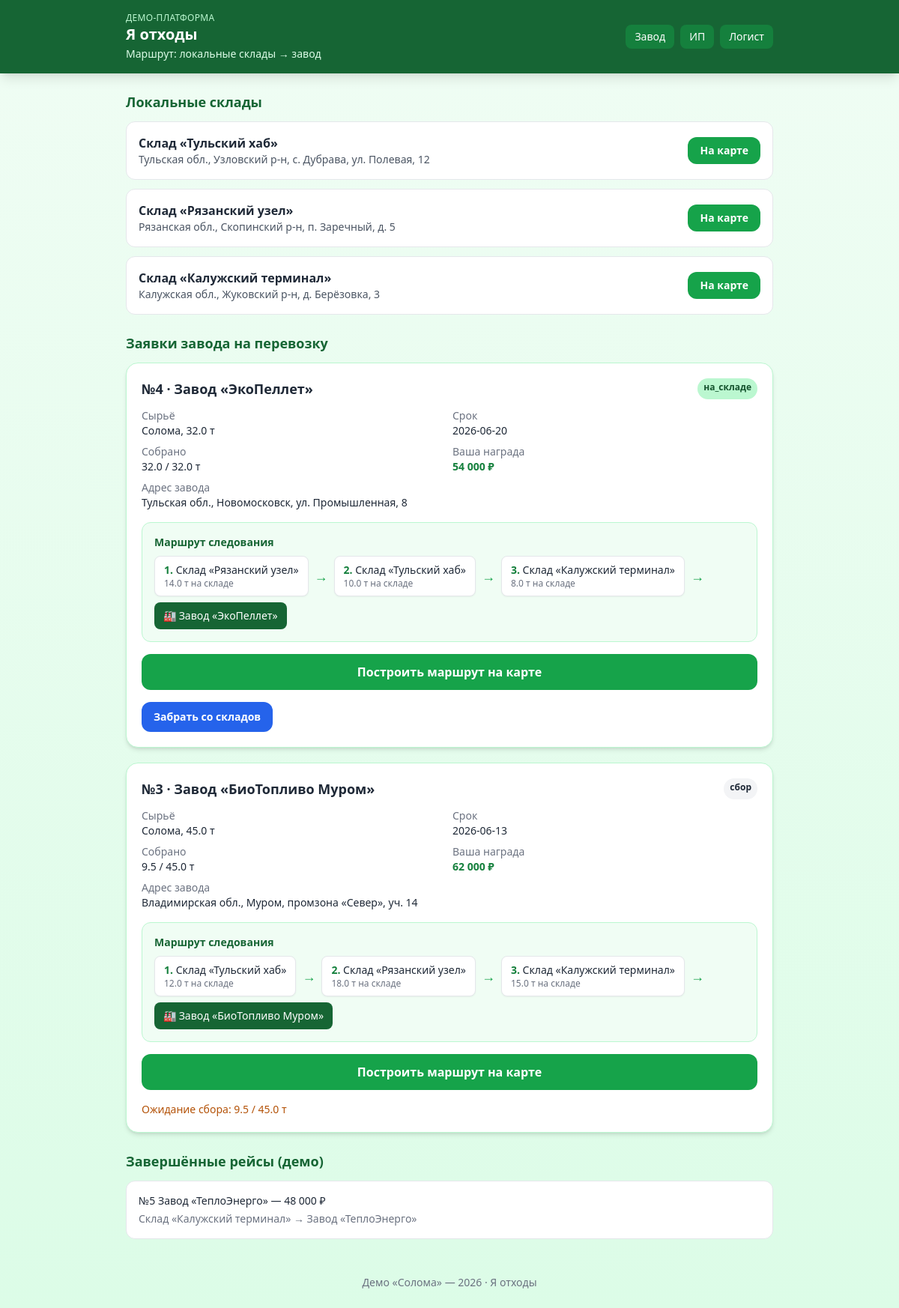
/logistics, run on the app's committed database.
### tables this page shows
CREATE TABLE warehouses (
            id INTEGER PRIMARY KEY AUTOINCREMENT,
            name TEXT NOT NULL,
            address TEXT NOT NULL,
            latitude REAL NOT NULL,
            longitude REAL NOT NULL
        );

CREATE TABLE factory_orders (
            id INTEGER PRIMARY KEY AUTOINCREMENT,
            factory_name TEXT NOT NULL,
            material TEXT NOT NULL DEFAULT 'Солома',
            quantity_tons REAL NOT NULL,
            delivery_date TEXT NOT NULL,
            prepay_amount REAL NOT NULL,
            reward_supplier_per_ton REAL NOT NULL,
            reward_logistics REAL NOT NULL,
            factory_address TEXT,
            factory_lat REAL NOT NULL,
            factory_lng REAL NOT NULL,
            warehouse_id INTEGER NOT NULL,
            status TEXT NOT NULL DEFAULT 'сбор',
            created_at TEXT NOT NULL DEFAULT (datetime('now', 'localtime')),
            FOREIGN KEY (warehouse_id) REFERENCES warehouses(id)
        );

CREATE TABLE order_route_stops (
            id INTEGER PRIMARY KEY AUTOINCREMENT,
            order_id INTEGER NOT NULL,
            warehouse_id INTEGER NOT NULL,
            stop_order INTEGER NOT NULL,
            tons_at_stop REAL NOT NULL DEFAULT 0,
            FOREIGN KEY (order_id) REFERENCES factory_orders(id),
            FOREIGN KEY (warehouse_id) REFERENCES warehouses(id)
        );

### app.py (the view, shortened to what this page needs)
@app.route("/logistics", methods=["GET", "POST"])
def logistics():
    db = get_db()
    orders = db.execute(
        """
        SELECT o.*, w.name AS warehouse_name, w.address AS warehouse_address,
               w.latitude AS wh_lat, w.longitude AS wh_lng
        FROM factory_orders o
        JOIN warehouses w ON w.id = o.warehouse_id
        WHERE o.status IN ('на_складе', 'в_дороге', 'сбор')
        ORDER BY
            CASE o.status
                WHEN 'на_складе' THEN 0
                WHEN 'в_дороге' THEN 1
                ELSE 2
            END,
            o.delivery_date ASC
        """
    ).fetchall()
    orders_data = []
    for o in orders:
        collected = order_collected_tons(db, o["id"])
        stops = _route_stops(db, o["id"])
        orders_data.append(
            {
                **dict(o),
                "collected_tons": collected,
                "route_stops": stops,
                "route_url": _yandex_route_url(
                    stops, o["factory_lat"], o["factory_lng"]
                ),
            }
        )
    completed = db.execute(
        """
        SELECT o.*, w.name AS warehouse_name
        FROM factory_orders o
        JOIN warehouses w ON w.id = o.warehouse_id
        WHERE o.status = 'завершён'
        ORDER BY o.id DESC LIMIT 5
        """
    ).fetchall()
    completed_data = []
    for o in completed:
        stops = _route_stops(db, o["id"])
        completed_data.append(
            {
                **dict(o),
                "route_stops": stops,
                "route_url": _yandex_route_url(
                    stops, o["factory_lat"], o["factory_lng"]
                ),
            }
        )
    return render_template(
        "logistics.html",
        ok=request.args.get("ok"),
        warehouses=db.execute("SELECT * FROM warehouses").fetchall(),
        orders=orders_data,
        completed=completed_data,
    )

### app.py (called while the page is built)
def get_db():
    if "db" not in g:
        g.db = sqlite3.connect(DATABASE)
        g.db.row_factory = sqlite3.Row
        g.db.execute("PRAGMA foreign_keys = ON")
    return g.db

def order_collected_tons(db, order_id):
    row = db.execute(
        """
        SELECT COALESCE(SUM(quantity_tons), 0) AS total
        FROM supplier_deliveries
        WHERE order_id = ? AND status IN ('сдано', 'принято')
        """,
        (order_id,),
    ).fetchone()
    return float(row["total"])

@app.context_processor
def inject_globals():
    return {"now_year": datetime.now().year}

def _route_stops(db, order_id):
    return db.execute(
        """
        SELECT s.*, w.name AS warehouse_name, w.address AS warehouse_address,
               w.latitude, w.longitude
        FROM order_route_stops s
        JOIN warehouses w ON w.id = s.warehouse_id
        WHERE s.order_id = ?
        ORDER BY s.stop_order ASC
        """,
        (order_id,),
    ).fetchall()

def _yandex_route_url(stops, factory_lat, factory_lng):
    points = [f"{s['latitude']},{s['longitude']}" for s in stops]
    points.append(f"{factory_lat},{factory_lng}")
    return "https://yandex.ru/maps/?rtext=" + "~".join(points) + "&rtt=auto"

### templates/logistics.html (shortened to what this page needs)
{% extends "base.html" %}
{% block subtitle %}Маршрут: локальные склады → завод{% endblock %}
{% block content %}
<section class="mb-6">
  <h2 class="text-lg font-bold text-eco-800 mb-3">Локальные склады</h2>
  <div class="grid gap-3">
    {% for w in warehouses %}
    <div class="bg-white rounded-xl border p-4 flex flex-col sm:flex-row sm:items-center sm:justify-between gap-3">
      <div>
        <p class="font-bold">{{ w.name }}</p>
        <p class="text-sm text-gray-600">{{ w.address }}</p>
      </div>
      <a href="https://yandex.ru/maps/?pt={{ w.longitude }},{{ w.latitude }}&z=14&l=map"
         target="_blank"
         class="text-center bg-eco-600 text-white font-bold py-2 px-4 rounded-xl shrink-0 text-sm">
        На карте
      </a>
    </div>
    {% endfor %}
  </div>
</section>
<section class="mb-6">
  <h2 class="text-lg font-bold text-eco-800 mb-3">Заявки завода на перевозку</h2>
  {% if orders %}
  <div class="space-y-5">
    {% for o in orders %}
    <article class="bg-white rounded-2xl shadow-md border border-eco-200 p-5">
      <div class="flex flex-wrap justify-between gap-2">
        <h3 class="font-bold text-lg">№{{ o.id }} · {{ o.factory_name }}</h3>
        <span class="text-xs px-2 py-1 rounded-full font-semibold
          {% if o.status == 'на_складе' %}bg-eco-200 text-eco-900
          {% elif o.status == 'в_дороге' %}bg-blue-100 text-blue-900
          {% else %}bg-gray-100{% endif %}">{{ o.status }}</span>
      </div>
      <dl class="grid sm:grid-cols-2 gap-2 text-sm mt-3">
        <div><dt class="text-gray-500">Сырьё</dt><dd class="font-medium">{{ o.material }}, {{ o.quantity_tons }} т</dd></div>
        <div><dt class="text-gray-500">Срок</dt><dd class="font-medium">{{ o.delivery_date }}</dd></div>
        <div><dt class="text-gray-500">Собрано</dt><dd class="font-medium">{{ o.collected_tons }} / {{ o.quantity_tons }} т</dd></div>
        <div><dt class="text-gray-500">Ваша награда</dt><dd class="font-bold text-eco-700">{{ "{:,.0f}".format(o.reward_logistics).replace(",", " ") }} ₽</dd></div>
        <div class="sm:col-span-2"><dt class="text-gray-500">Адрес завода</dt>
          <dd>{{ o.factory_address or o.factory_name }}</dd>
        </div>
      </dl>
      {% if o.route_stops %}
      <div class="mt-4 p-4 bg-eco-50 border border-eco-200 rounded-xl">
        <p class="text-sm font-bold text-eco-800 mb-2">Маршрут следования</p>
        <div class="flex flex-wrap items-center gap-2 text-sm">
          {% for stop in o.route_stops %}
          <div class="bg-white border rounded-lg px-3 py-2 shadow-sm">
            <span class="text-eco-700 font-bold">{{ stop.stop_order }}.</span>
            {{ stop.warehouse_name }}
            <span class="block text-xs text-gray-500">{{ stop.tons_at_stop }} т на складе</span>
          </div>
          {% if not loop.last %}<span class="text-eco-600 font-bold text-lg">→</span>{% endif %}
          {% endfor %}
          <span class="text-eco-600 font-bold text-lg">→</span>
          <div class="bg-eco-800 text-white rounded-lg px-3 py-2">
            🏭 {{ o.factory_name }}
          </div>
        </div>
      </div>
      {% endif %}
      <div class="flex flex-wrap gap-2 mt-4">
        <a href="{{ o.route_url }}"
           target="_blank"
           class="flex-1 min-w-[140px] text-center bg-eco-600 hover:bg-eco-700 text-white font-bold py-3 px-4 rounded-xl">
          Построить маршрут на карте
        </a>
      </div>
      <div class="mt-4 flex flex-wrap gap-2">
        {% if o.status == 'на_складе' %}
        <form method="post" class="inline">
          <button type="submit" class="bg-blue-600 hover:bg-blue-700 text-white font-bold py-2.5 px-4 rounded-xl text-sm">
            Забрать со складов
          </button>
        </form>
        {% elif o.status == 'сбор' %}
        <p class="text-sm text-amber-700">Ожидание сбора: {{ o.collected_tons }} / {{ o.quantity_tons }} т</p>
        {% endif %}
      </div>
    </article>
    {% endfor %}
  </div>
  {% else %}
  <p class="text-gray-500 text-sm">Нет заказов для логистики.</p>
  {% endif %}
</section>
{% if completed %}
<section>
  <h2 class="text-lg font-bold text-eco-800 mb-3">Завершённые рейсы (демо)</h2>
  <div class="space-y-3">
    {% for o in completed %}
    <div class="bg-white rounded-xl border p-4 text-sm">
      <p class="font-medium">№{{ o.id }} {{ o.factory_name }} — {{ "{:,.0f}".format(o.reward_logistics).replace(",", " ") }} ₽</p>
      {% if o.route_stops %}
      <p class="text-gray-500 mt-1">
        {% for stop in o.route_stops %}{{ stop.warehouse_name }}{% if not loop.last %} → {% endif %}{% endfor %}
        → {{ o.factory_name }}
      </p>
      {% endif %}
    </div>
    {% endfor %}
  </div>
</section>
{% endif %}
{% endblock %}

### data on the page
warehouses: name "Склад «Тульский хаб»", address "Тульская обл., Узловский р-н, с. Дубрава, ул. Полевая, 12"
warehouses: name "Склад «Рязанский узел»", address "Рязанская обл., Скопинский р-н, п. Заречный, д. 5"
warehouses: name "Склад «Калужский терминал»", address "Калужская обл., Жуковский р-н, д. Берёзовка, 3"
factory_orders: id "4", factory_name "Завод «ЭкоПеллет»", status "на_складе", material "Солома", quantity_tons "32.0", delivery_date "2026-06-20", collected_tons "32.0", reward_logistics "54 000", factory_address "Тульская обл., Новомосковск, ул. Промышленная, 8"
order_route_stops: stop_order "1", warehouse_name "Склад «Рязанский узел»", tons_at_stop "14.0"
order_route_stops: stop_order "2", warehouse_name "Склад «Тульский хаб»", tons_at_stop "10.0"
order_route_stops: stop_order "3", warehouse_name "Склад «Калужский терминал»", tons_at_stop "8.0"
factory_orders: id "3", factory_name "Завод «БиоТопливо Муром»", status "сбор", material "Солома", quantity_tons "45.0", delivery_date "2026-06-13", collected_tons "9.5", reward_logistics "62 000", factory_address "Владимирская обл., Муром, промзона «Север», уч. 14"
order_route_stops: stop_order "1", warehouse_name "Склад «Тульский хаб»", tons_at_stop "12.0"
order_route_stops: stop_order "2", warehouse_name "Склад «Рязанский узел»", tons_at_stop "18.0"
order_route_stops: stop_order "3", warehouse_name "Склад «Калужский терминал»", tons_at_stop "15.0"
factory_orders: id "5", factory_name "Завод «ТеплоЭнерго»", reward_logistics "48 000"
order_route_stops: warehouse_name "Склад «Калужский терминал»"
